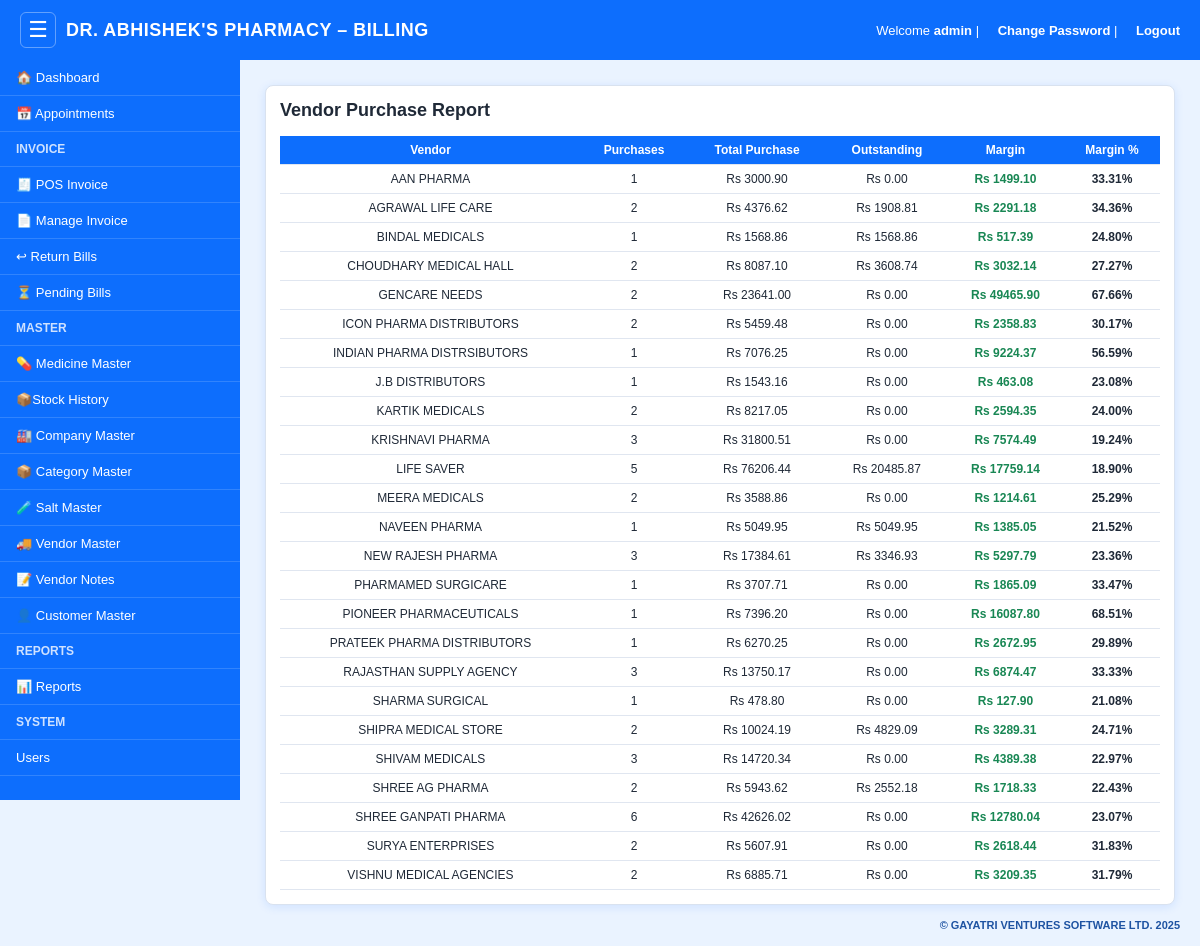
/vendor/reports (signed in), run on the app's committed database.
### models.py (models this page shows)
class Vendor(db.Model):
    __tablename__ = "vendor"
    id = db.Column(db.Integer, primary_key=True)
    name = db.Column(db.String(150), nullable=False)
    mobile = db.Column(db.String(20))
    email = db.Column(db.String(120))
    gst_no = db.Column(db.String(30))
    shop_name = db.Column(db.String(150))
    area = db.Column(db.String(150))
    city = db.Column(db.String(100))
    state = db.Column(db.String(100))
    pincode = db.Column(db.String(20))
    address = db.Column(db.String(255))
    vendor_type = db.Column(db.String(50))
    credit_days = db.Column(db.Integer, default=0)
    credit_limit = db.Column(db.Float, default=0)
    bank_name = db.Column(db.String(100))
    account_holder_name = db.Column(db.String(150))
    account_no = db.Column(db.String(50))
    ifsc = db.Column(db.String(20))
    upi = db.Column(db.String(50))
    categories = db.Column(db.String(255))
    salts = db.Column(db.String(255))
    last_purchase_date = db.Column(db.Date)
    total_purchases = db.Column(db.Float, default=0)
    outstanding_balance = db.Column(db.Float, default=0)
    payment_status = db.Column(db.String(30))
    rate_history = db.Column(db.Text)
    default_payment_mode = db.Column(db.String(20))
    notes = db.Column(db.Text)
    attachment_ref = db.Column(db.String(255))
    is_active = db.Column(db.Boolean, default=True)
    created_at = db.Column(db.DateTime, default=datetime.utcnow)

### app.py (the view)
@app.route("/vendor/reports")
@login_required
def vendor_reports():
    vendors = Vendor.query.order_by(Vendor.name).all()
    purchase_summary = []
    for v in vendors:
        total = db.session.query(db.func.sum(VendorPurchase.total_amount)).filter_by(vendor_id=v.id).scalar() or 0
        count = db.session.query(db.func.count(VendorPurchase.id)).filter_by(vendor_id=v.id).scalar() or 0
        mrp_value = (
            db.session.query(
                db.func.coalesce(
                    db.func.sum(
                        (db.func.coalesce(VendorPurchaseItem.qty, 0) + db.func.coalesce(VendorPurchaseItem.free_qty, 0))
                        * db.func.coalesce(VendorPurchaseItem.mrp, 0)
                    ),
                    0
                )
            )
            .filter(
                VendorPurchaseItem.vendor_id == v.id,
                db.func.coalesce(VendorPurchaseItem.mrp, 0) > 0
            )
            .scalar()
            or 0
        )
        cost_value = (
            db.session.query(
                db.func.coalesce(
                    db.func.sum(db.func.coalesce(VendorPurchaseItem.total_value, 0)),
                    0
                )
            )
            .filter(
                VendorPurchaseItem.vendor_id == v.id,
                db.func.coalesce(VendorPurchaseItem.mrp, 0) > 0
            )
            .scalar()
            or 0
        )
        margin_amount = mrp_value - cost_value
        margin_percent = (margin_amount / mrp_value * 100) if mrp_value else 0
        purchase_summary.append({
            "vendor": v,
            "total": round(total, 2),
            "count": count,
            "outstanding": round(v.outstanding_balance or 0, 2),
            "margin_amount": round(margin_amount, 2),
            "margin_percent": round(margin_percent, 2)
        })
    return render_template("vendor_reports.html", purchase_summary=purchase_summary)

### app.py (called while the page is built)
def login_required(f):
    @wraps(f)
    def w(*args, **kwargs):
        if not session.get("user_id"):
            return redirect("/login")
        return f(*args, **kwargs)
    return w

### templates/vendor_reports.html (shortened to what this page needs)
{% extends "base.html" %}
{% block body %}
<div class="card">
    <h2>Vendor Purchase Report</h2>
    <table>
        <tr>
            <th>Vendor</th>
            <th>Purchases</th>
            <th>Total Purchase</th>
            <th>Outstanding</th>
            <th>Margin</th>
            <th>Margin %</th>
        </tr>
        {% for r in purchase_summary %}
        <tr>
            <td>{{ r.vendor.name }}</td>
            <td>{{ r.count }}</td>
            <td>Rs {{ "%.2f"|format(r.total) }}</td>
            <td>Rs {{ "%.2f"|format(r.outstanding) }}</td>
            <td style="color:#198754;font-weight:700;">Rs {{ "%.2f"|format(r.margin_amount) }}</td>
            <td style="font-weight:700;">{{ "%.2f"|format(r.margin_percent) }}%</td>
        </tr>
        {% endfor %}
    </table>
</div>
{% endblock %}

### templates/base.html (style rules this page uses)
* { box-sizing: border-box; }
body { margin: 0; font-family: Arial, sans-serif; background: #eaf3ff; }
:root { --primary: #0d6efd; --primary-dark: #084298; --success: #198754; --danger: #dc3545; --warning: #ffc107; --muted: #6c757d; --bg: #eaf3ff; --card: #ffffff; --border: #d9e2ef; --shadow: 0 2px 10px rgba(13, 110, 253, 0.12); --text: #1f2937; }
body { background: var(--bg); color: var(--text); }
.content .card, .content .form-card { background: var(--card); padding: 18px; border-radius: 8px; box-shadow: var(--shadow); border: 1px solid var(--border); width: 100%; overflow-x: auto; }
.content .card h2, .content .card h3, .content .form-card h2, .content .form-card h3 { margin-top: 0; }
.content table { width: 100%; border-collapse: collapse; background: var(--card); }
.content th, .content td { padding: 10px 12px; border-bottom: 1px solid #e0e6f0; text-align: center; font-size: 14px; }
.content th { background: var(--primary); color: #fff; font-weight: 700; }
.content h2 { font-size: 18px !important; }
.content p, .content li, .content label, .content span, .content a, .content td, .content th, .content small, .content strong, .content b, .content input:not([type="checkbox"]):not([type="radio"]), .content select, .content textarea, .content button, .content .btn, .content .add-btn, .content .btn-add, .content .btn-edit, .content .btn-pass, .content .btn-del, .content .filter-btn, .content .delete-btn { font-size: 12px !important; }
.content th, .content td { padding: 7px 8px !important; }
.content .card, .content .form-card { padding: 14px !important; }

### templates/vendor_reports.html (style rules this page uses)
.card { background:#fff; padding:20px; border-radius:8px; box-shadow:0 0 8px #cfd8e3; margin-bottom: 16px; }
table { width:100%; border-collapse:collapse; }
th, td { padding:10px; border-bottom:1px solid #ddd; text-align:center; }
th { background:#0d6efd; color:#fff; }

### data on the page
Vendor: vendor.name "AAN PHARMA"
Vendor: vendor.name "AGRAWAL LIFE CARE"
Vendor: vendor.name "BINDAL MEDICALS"
Vendor: vendor.name "CHOUDHARY MEDICAL HALL"
Vendor: vendor.name "GENCARE NEEDS"
Vendor: vendor.name "ICON PHARMA DISTRIBUTORS"
Vendor: vendor.name "INDIAN PHARMA DISTRSIBUTORS"
Vendor: vendor.name "J.B DISTRIBUTORS"
Vendor: vendor.name "KARTIK MEDICALS"
Vendor: vendor.name "KRISHNAVI PHARMA"
Vendor: vendor.name "LIFE SAVER"
Vendor: vendor.name "MEERA MEDICALS"
Vendor: vendor.name "NAVEEN PHARMA"
Vendor: vendor.name "NEW RAJESH PHARMA"
Vendor: vendor.name "PHARMAMED SURGICARE"
Vendor: vendor.name "PIONEER PHARMACEUTICALS"
Vendor: vendor.name "PRATEEK PHARMA DISTRIBUTORS"
Vendor: vendor.name "RAJASTHAN SUPPLY AGENCY"
Vendor: vendor.name "SHARMA SURGICAL"
Vendor: vendor.name "SHIPRA MEDICAL STORE"
Vendor: vendor.name "SHIVAM MEDICALS"
Vendor: vendor.name "SHREE AG PHARMA"
Vendor: vendor.name "SHREE GANPATI PHARMA"
Vendor: vendor.name "SURYA ENTERPRISES"
Vendor: vendor.name "VISHNU MEDICAL AGENCIES"

### other printed values
{{ session.get("username") }} "admin"
{{ r.count }} "1" "2" "1" "2" "2" "2" "1" "1" "2" "3" "5" "2" "1" "3" "1" "1" "1" "3" "1" "2" "3" "2" "6" "2" "2"
{{ "%.2f"|format(r.total) }} "3000.90" "4376.62" "1568.86" "8087.10" "23641.00" "5459.48" "7076.25" "1543.16" "8217.05" "31800.51" "76206.44" "3588.86" "5049.95" "17384.61" "3707.71" "7396.20" "6270.25" "13750.17" "478.80" "10024.19" "14720.34" "5943.62" "42626.02" "5607.91" "6885.71"
{{ "%.2f"|format(r.outstanding) }} "0.00" "1908.81" "1568.86" "3608.74" "0.00" "0.00" "0.00" "0.00" "0.00" "0.00" "20485.87" "0.00" "5049.95" "3346.93" "0.00" "0.00" "0.00" "0.00" "0.00" "4829.09" "0.00" "2552.18" "0.00" "0.00" "0.00"
{{ "%.2f"|format(r.margin_amount) }} "1499.10" "2291.18" "517.39" "3032.14" "49465.90" "2358.83" "9224.37" "463.08" "2594.35" "7574.49" "17759.14" "1214.61" "1385.05" "5297.79" "1865.09" "16087.80" "2672.95" "6874.47" "127.90" "3289.31" "4389.38" "1718.33" "12780.04" "2618.44" "3209.35"
{{ "%.2f"|format(r.margin_percent) }} "33.31" "34.36" "24.80" "27.27" "67.66" "30.17" "56.59" "23.08" "24.00" "19.24" "18.90" "25.29" "21.52" "23.36" "33.47" "68.51" "29.89" "33.33" "21.08" "24.71" "22.97" "22.43" "23.07" "31.83" "31.79"
